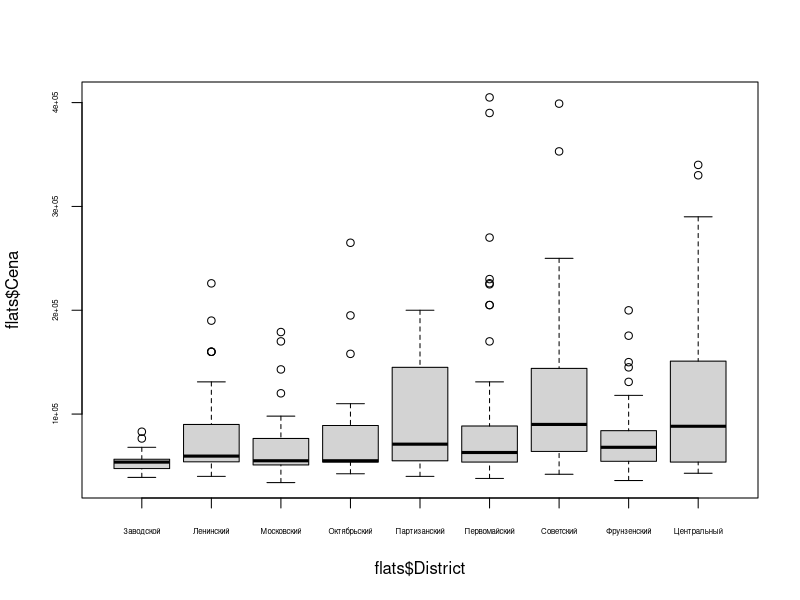

Here is the R script that generated this plot: (Note: this script raises an error after producing the figure.)
# Квартиры

flats = read.csv("05_flats_geo.csv", sep=";", dec=",", head=TRUE)

# Дискретные переменные по району - не использовал
flats$DistrictFru[flats$District == "Фрунзенский"] = 1
flats$DistrictFru[flats$District != "Фрунзенский"] = 0
flats$DistrictMos[flats$District == "Московский"] = 1
flats$DistrictMos[flats$District != "Московский"] = 0
flats$DistrictZav[flats$District == "Заводской"] = 1
flats$DistrictZav[flats$District != "Заводской"] = 0
flats$DistrictPrv[flats$District == "Первомайский"] = 1
flats$DistrictPrv[flats$District != "Первомайский"] = 0
flats$DistrictPrt[flats$District == "Партизанский"] = 1
flats$DistrictPrt[flats$District != "Партизанский"] = 0
flats$DistrictSov[flats$District == "Советский"] = 1
flats$DistrictSov[flats$District != "Советский"] = 0
flats$DistrictCen[flats$District == "Центральный"] = 1
flats$DistrictCen[flats$District != "Центральный"] = 0
flats$DistrictOct[flats$District == "Октябрьский"] = 1
flats$DistrictOct[flats$District != "Октябрьский"] = 0
flats$DistrictLen[flats$District == "Ленинский"] = 1
flats$DistrictLen[flats$District != "Ленинский"] = 0

# Ограничение по расстоянию до центра - бесполезно
flats$CenterDistanceNorm = flats$CenterDistance
flats$CenterDistanceNorm[flats$CenterDistance >= 5000] = 5000

# Ограничение по расстоянию до метро - бесполезно
flats$StationDistanceNorm = flats$StationDistance
flats$StationDistanceNorm[flats$StationDistance >= 5000] = 5000

# Дискретные переменные по году постройки - бесполезно
flats$StationNear[flats$StationDistanceNorm < 2500] = 1
flats$StationNear[flats$StationDistanceNorm >= 2500] = 0

# Дискретные переменные по году постройки - бесполезно
flats$Novostroyka[flats$God >= 2008] = 1
flats$Novostroyka[flats$God < 2008] = 0

# Дискретные переменные по количеству комнат - бесполезно
flats$NkOne[flats$Nkomnat == 1] = 1
flats$NkOne[flats$Nkomnat != 1] = 0
flats$NkTwo[flats$Nkomnat == 2] = 1
flats$NkTwo[flats$Nkomnat != 2] = 0
flats$NkThree[flats$Nkomnat >= 3] = 1
flats$NkThree[flats$Nkomnat < 3] = 0

# Отображает boxplot по цене квартир с группировкой по районам
boxplot(flats$Cena~flats$District, cex.axis=0.47)

# Выборки по районам и без выбросов
flats_m2 <- flats[which((flats$District == "Заводской")&flats$Id != 111),] # PlK = 2!

flats_m2 <- flats[which((flats$District == "Ленинский")&flats$Id != 17&flats$Id != 79&flats$Id != 106&flats$Id != 378&flats$Id != 251&flats$Id != 384&flats$Id != 217&flats$Id != 284&(flats$PlOb - flats$PlZ - flats$PlK)>0),] # для ленинского нужно log(PlOb - PlZ - PlK) + 

flats_m2 <- flats[which((flats$District == "Московский")&flats$Id != 327&flats$Id != 309&flats$Id != 80),]

flats_m2 <- flats[which((flats$District == "Октябрьский")&flats$Id != 372&flats$Id != 362),]

flats_m2 <- flats[which((flats$District == "Первомайский")&flats$Id != 255&flats$Id != 43&flats$Id != 321&flats$Id != 252&flats$Id != 371),]

flats_m2 <- flats[which((flats$District == "Советский"|flats$District == "Партизанский")&flats$Id != 280&flats$Id != 209&flats$Id != 253&flats$Id != 202),]

flats_m2 <- flats[which((flats$District == "Фрунзенский")&flats$Id != 366&flats$Id != 342&flats$Id != 242),]

flats_m2 <- flats[which((flats$District == "Центральный")&flats$Id != 274&flats$Id != 367&flats$Id != 324&flats$Id != 141),]

# Модель - благодаря функции printsum тестирует модель и отображает результаты
m2 <- printsum(lm(LnCena ~ log(PlOb - PlZ - PlK) + log(PlZ) + log(PlK) + log(CenterDistance), data=flats_m2))

# Debug
# ; summary(m2); cat("\n"); durbinWatsonTest(m2); cat("\n"); pearson.test(residuals(m2)); cat("\n"); bptest(m2)

# Другие параметры, немного уточняющие модель
# I(Elit * NkThree * DistrictFru) + I(Type*(1-(DistrictZav|DistrictLen))) + I(Elit * NkThree * DistrictFru) + 

# Выводит табличку, которая ниже
districts = levels(flats$District)[1:9]
tdistricts = matrix(0, nrow = length(districts), ncol = length(districts))
rownames(tdistricts) <- districts
colnames(tdistricts) <- districts
for (ii in 1:length(districts)) {
  for (jj in 1:length(districts)) {
    p = t.test(flats[which(flats$District == districts[ii]),]$LnCena, flats[which(flats$District == districts[jj]),]$LnCena)$p.value
    tdistricts[ii,jj] = p > 0.05
  }
}
print(tdistricts)

#              Заводской Ленинский Московский Октябрьский Партизанский Первомайский Советский Фрунзенский Центральный
# Заводской            1         0          0           0            0            0         0           0           0
# Ленинский            0         1          1           1            1            1         0           1           0
# Московский           0         1          1           1            0            0         0           1           0
# Октябрьский          0         1          1           1            1            1         0           1           0
# Партизанский         0         1          0           1            1            1         1           1           1
# Первомайский         0         1          0           1            1            1         1           1           1
# Советский            0         0          0           0            1            1         1           0           1
# Фрунзенский          0         1          1           1            1            1         0           1           0
# Центральный          0         0          0           0            1            1         1           0           1

#
#
# ФУНКЦИИ
#
#

print_lm <- function(m) {
  c = coef(summary(m))[,1]
  s = c(names(m$model[1,])[1], "=")
  for (i in 1:length(c)) {
    n = names(c)[i]
    if (n == "(Intercept)") {
      s = c(s, format(signif(c[i], digits = 3), decimal.mark=",", big.mark="",small.mark=""))
    } else {
      s = c(s, "+", paste(format(signif(c[i], digits = 3), decimal.mark=",", big.mark="",small.mark=""), n, sep=""))
    }
  }
  s = sub("LnCena", "ln(Cena)", s)
  s = sub("log", "ln", s)
  s = sub("\\+ -", "- ", s)
  paste(s, collapse = " ")
}

# src: http://stackoverflow.com/questions/5587676/pull-out-p-values-and-r-squared-from-a-linear-regression
# возвращает p-value из модели
lmp <- function (modelobject) {
  if (class(modelobject) != "lm") stop("Not an object of class 'lm' ")
  f <- summary(modelobject)$fstatistic
  p <- pf(f[1],f[2],f[3],lower.tail=F)
  attributes(p) <- NULL
  return(p)
}

# отображает p модели, p членов, p тестов. *** помечает отклонения и в конце отображает TRUE/FALSE для этих условий
printsum <- function(m, p1=0.05, p2=0.05)
{
  t1 = summary(m)$coefficients[,4]
  for (i in 1:length(t1)) {
    names(t1)[i] = paste("model", names(t1)[i])
    if (!(t1[i] < p1)) {
      names(t1)[i] = paste(names(t1)[i], "***")
    }
  }
  t2 = mtest(m)
  for (i in 1:length(t2)) {
    if (!(t2[i] > p2)) {
      names(t2)[i] = paste(names(t2)[i], "***")
    }
  }
  x = getOption("scipen"); options(scipen=100)
  pv = lmp(m)
  names(pv) = "model p.value"
  if (!(pv < p1)) {
    names(pv) = paste(names(pv), "***")
  }
  print(pv)
  cat("\n")
  print(t1)
  cat("\n")
  options(scipen=x)
  print(t2)
  cat("\n")
  t3 = c(pv < p1, min(t2) > p2)
  names(t3) = c(paste("model <", p1), paste("tests >", p2))
  print(t3)
  cat("\nmulti-collinearity\n")
  print(vif(m))
  
  plot(c(1:length(m$model[,1])), m$model[,1], type="l", col=1, xlab="i", ylab="fitted / y"); lines(c(1:length(m$model[,1])), fitted(m), type="l", col=2)
  
  cat("\nformula\n")
  print(print_lm(m))
  
  return(m)
}

# тестирует модель и возвращает результаты тестов
mtest <- function(m)
{
  r = c()
  # тесты на нормальность распределения остатков
  p = jarque.test(residuals(m))$p.value ; names(p) = "Res.norm jarque"; r = c(r, p)
  p = pearson.test(residuals(m))$p.value; names(p) = "Res.norm pearson"; r = c(r, p)
  p = shapiro.test(residuals(m))$p.value; names(p) = "Res.norm shapiro"; r = c(r, p)
  
  # на автокорреляцию
  p = bgtest(m,order=1,type="F")$p.value    ; names(p) = "Autocor bgtest 1 F"; r = c(r, p)
  p = bgtest(m,order=1,type="Chisq")$p.value; names(p) = "Autocor bgtest 1 C"; r = c(r, p)
  p = bgtest(m,order=2,type="Chisq")$p.value; names(p) = "Autocor bgtest 2 C"; r = c(r, p)
  p = durbinWatsonTest(m)$p                 ; names(p) = "Autocor durbinWatson"; r = c(r, p)
  
  # проверка на гетероскедастичность остатков
  p = bptest(m)$p.value ; names(p) = "Geter. bptest"; r = c(r, p)
  p = ncvTest(m)$p      ; names(p) = "Geter. ncvTest"; r = c(r, p)
  
  return(r)
}

#
#
# ПРОЧЕЕ
#
#

# проверка распределения случайных ошибок регрессии
e=residuals(m2)
hist(e,breaks=15,col="lightblue",freq=FALSE)
xfit<-seq(min(e), max(e), length=40)
yfit<-dnorm(xfit, mean=mean(e), sd=sd(e))
lines(xfit, yfit, col="blue", lwd=2)
qqnorm(residuals(m2))
qqline(residuals(m2))

